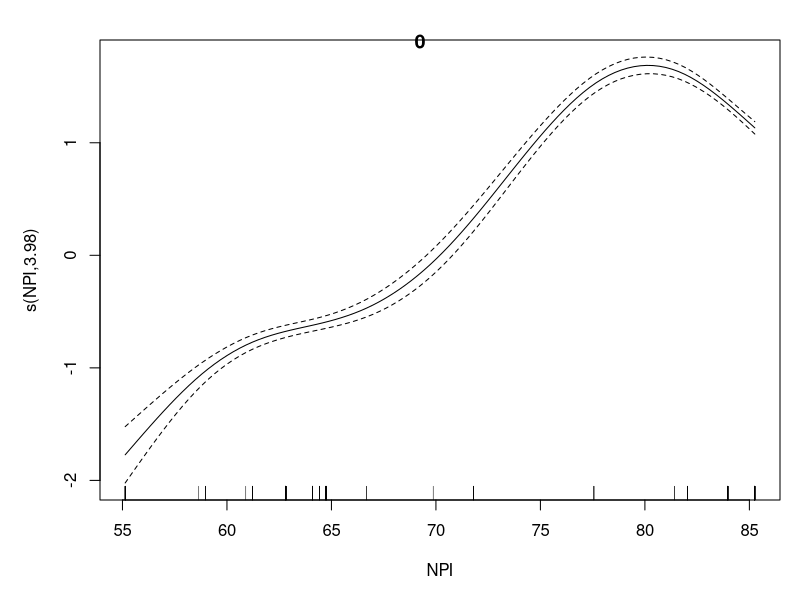
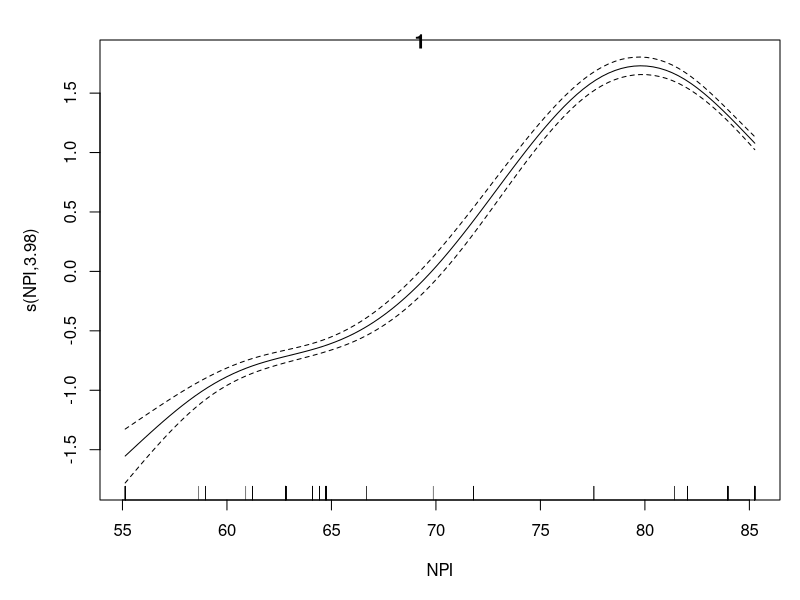
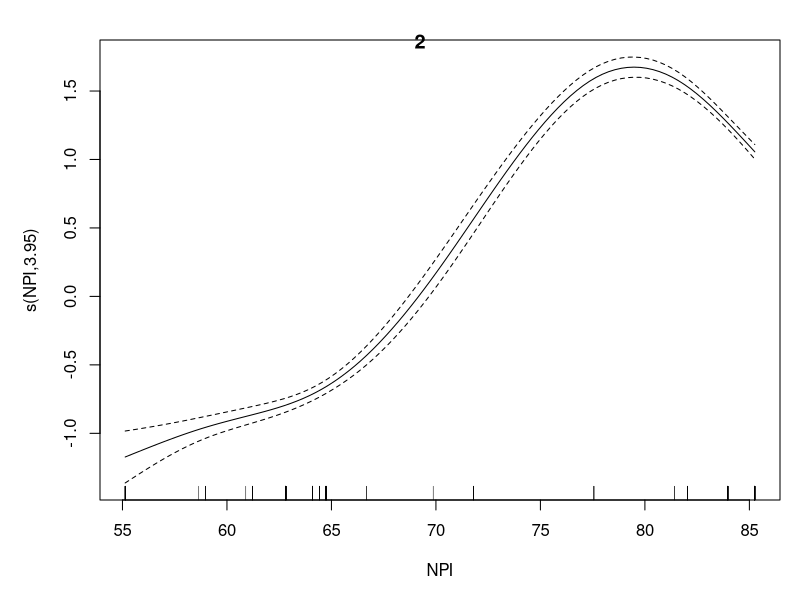
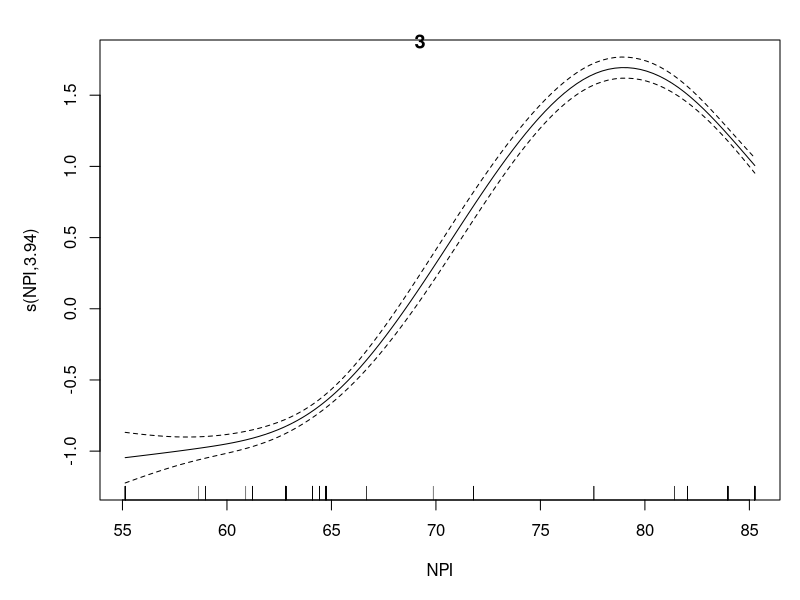
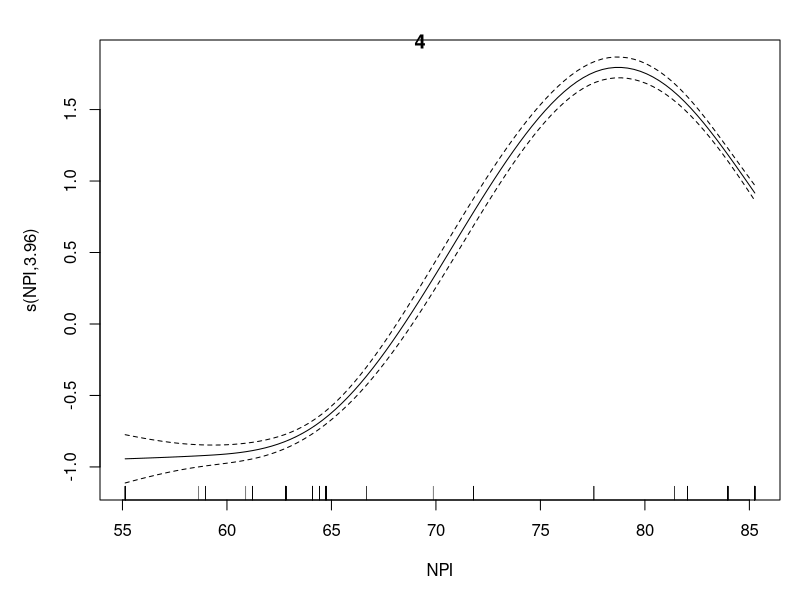
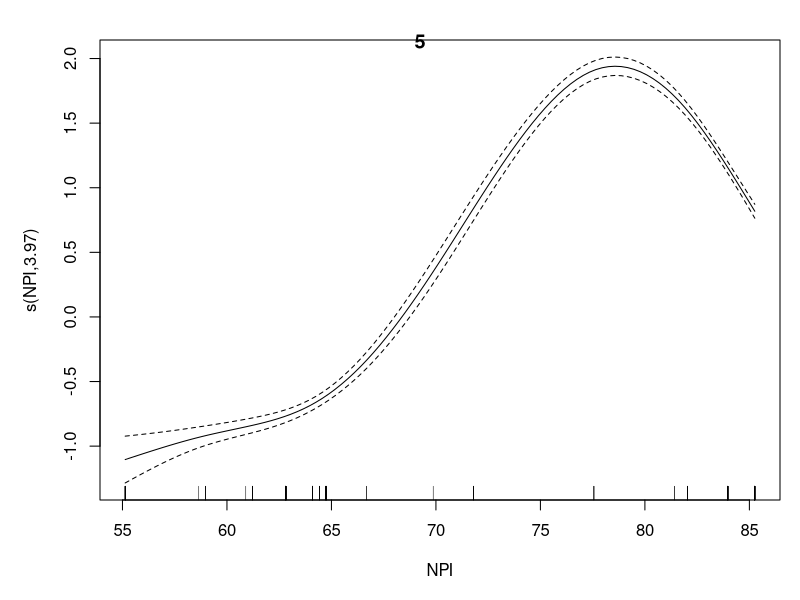
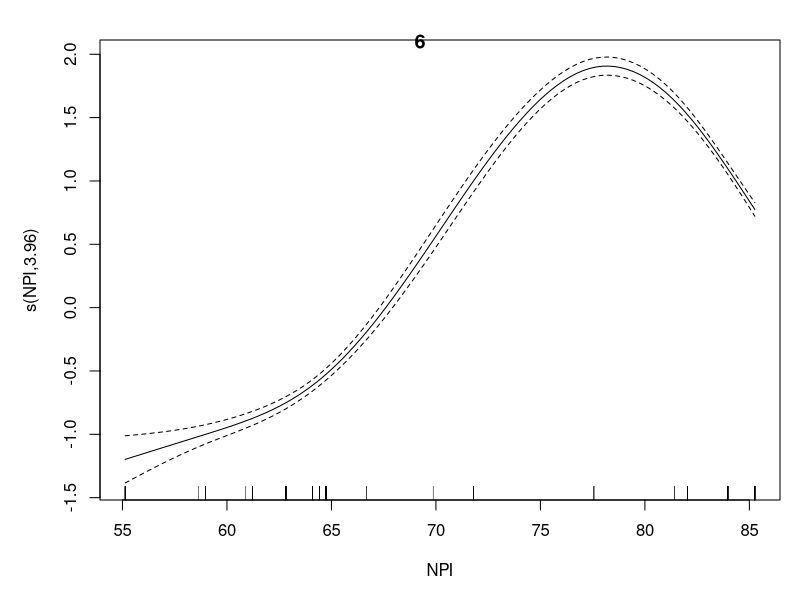
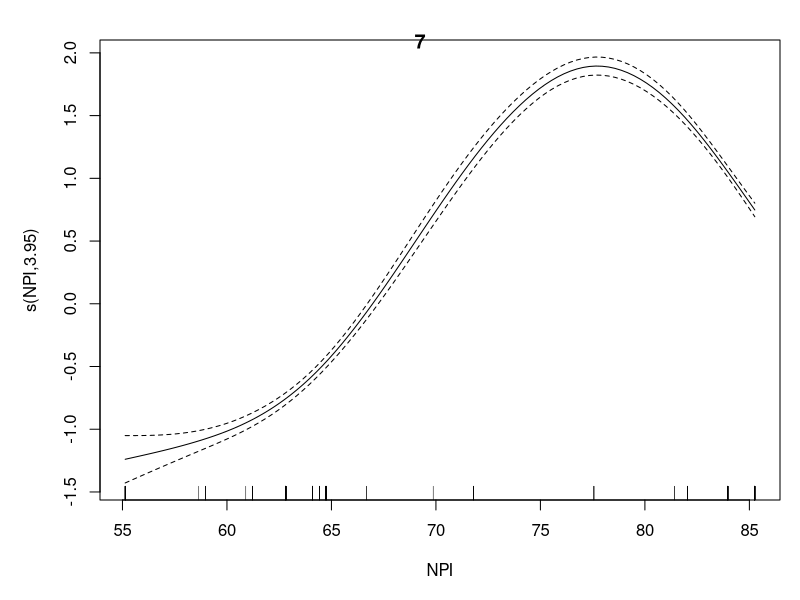

Source code (R) for these figures, in order:
## ---- chunk 1
require(mgcv)
bologna <- read.csv("bologna_full.csv")
bologna <- na.omit(bologna)

modena <- read.csv("modena_full.csv")
modena <- na.omit(modena)

florence <- read.csv("florence_full.csv")
florence <- na.omit(florence)

rome <- read.csv("rome_full.csv")
rome <- na.omit(rome)

num_iter <- 30
## ---- chunk 2
for(i in 0:num_iter) {
num_lag <- i
bologna <- read.csv("bologna_full.csv")
bologna$Daily.1 <- c(bologna$Daily[(1+num_lag):(nrow(bologna))], rep(NA, num_lag))
bologna <- na.omit(bologna)

infections.gam <- gam(Daily.1 ~ s(NPI, k=5), family=poisson(link="log"), data=bologna)
plot(infections.gam,scale=0,se=2, shade=TRUE,pages=1)
title(main = i)
summary(infections.gam)
print(cat("Day:", i, "R-sq", summary(infections.gam)$r.sq))

}
## ---- chunk 3
for(i in 0:num_iter) {
num_lag <- i
modena <- read.csv("modena_full.csv")
modena$Daily.1 <- c(modena$Daily[(1+num_lag):(nrow(modena))], rep(NA, num_lag))
modena <- na.omit(modena)

infections.gam <- gam(Daily.1 ~  s(NPI, k=5), family=poisson(link="log"), data=modena)
plot(infections.gam,scale=0,se=2, shade=TRUE,pages=1)
title(main = i)
summary(infections.gam)
print(cat("Day:", i, "R-sq", summary(infections.gam)$r.sq))

}
## ---- chunk 4
for(i in 0:num_iter) {
num_lag <- i
florence <- read.csv("florence_full.csv")
florence$Daily.1 <- c(florence$Daily[(1+num_lag):(nrow(florence))], rep(NA, num_lag))
florence <- na.omit(florence)

infections.gam <- gam(Daily.1 ~ s(NPI, k=5), family=poisson(link="log"), data=florence)
plot(infections.gam,scale=0,se=2, shade=TRUE,pages=1)
title(main = i)
summary(infections.gam)
print(cat("Day:", i, "R-sq", summary(infections.gam)$r.sq))

}
## ---- chunk 5
for(i in 0:num_iter) {
num_lag <- i
rome <- read.csv("rome_full.csv")
rome$Daily.1 <- c(rome$Daily[(num_lag+1):(nrow(rome))], rep(NA, num_lag))
rome <- na.omit(rome)

infections.gam <- gam(Daily.1 ~  s(NPI, k=5), family=poisson(link="log"), data=rome)
plot(infections.gam,scale=0,se=2, shade=TRUE,pages=1)
title(main = i)
print(cat("Day:", i, "R-sq", summary(infections.gam)$r.sq))
}
## ---- chunk 6
for(i in 0:num_iter) {
num_lag <- i
bologna <- read.csv("bologna_full.csv")
bologna$Daily.1 <- c(bologna$Daily[(1+num_lag):(nrow(bologna))], rep(NA, num_lag))
bologna <- na.omit(bologna)

infections.gam <- gam(Daily.1 ~ s(Temperature) + s(Humidity), family=poisson(link="log"), data=bologna)
plot(infections.gam,scale=0,se=2, shade=TRUE,pages=1)
title(main = i)
summary(infections.gam)
print(cat("Day:", i, "R-sq", summary(infections.gam)$r.sq))

}
## ---- chunk 7
for(i in 0:num_iter) {
num_lag <- i
modena <- read.csv("modena_full.csv")
modena$Daily.1 <- c(modena$Daily[(1+num_lag):(nrow(modena))], rep(NA, num_lag))
modena <- na.omit(modena)

infections.gam <- gam(Daily.1 ~  s(Temperature) + s(Humidity), family=poisson(link="log"), data=modena)
plot(infections.gam,scale=0,se=2, shade=TRUE,pages=1)
title(main = i)
summary(infections.gam)
print(cat("Day:", i, "R-sq", summary(infections.gam)$r.sq))

}
## ---- chunk 8
for(i in 0:num_iter) {
num_lag <- i
florence <- read.csv("florence_full.csv")
florence$Daily.1 <- c(florence$Daily[(1+num_lag):(nrow(florence))], rep(NA, num_lag))
florence <- na.omit(florence)

infections.gam <- gam(Daily.1 ~ s(Temperature) + s(Humidity), family=poisson(link="log"), data=florence)
plot(infections.gam,scale=0,se=2, shade=TRUE,pages=1)
title(main = i)
summary(infections.gam)
print(cat("Day:", i, "R-sq", summary(infections.gam)$r.sq))

}
## ---- chunk 9
for(i in 0:num_iter) {
num_lag <- i
rome <- read.csv("rome_full.csv")
rome$Daily.1 <- c(rome$Daily[(num_lag+1):(nrow(rome))], rep(NA, num_lag))
rome <- na.omit(rome)

infections.gam <- gam(Daily.1 ~  s(Temperature) + s(Humidity), family=poisson(link="log"), data=rome)
plot(infections.gam,scale=0,se=2, shade=TRUE,pages=1)
title(main = i)
print(cat("Day:", i, "R-sq", summary(infections.gam)$r.sq))
}
